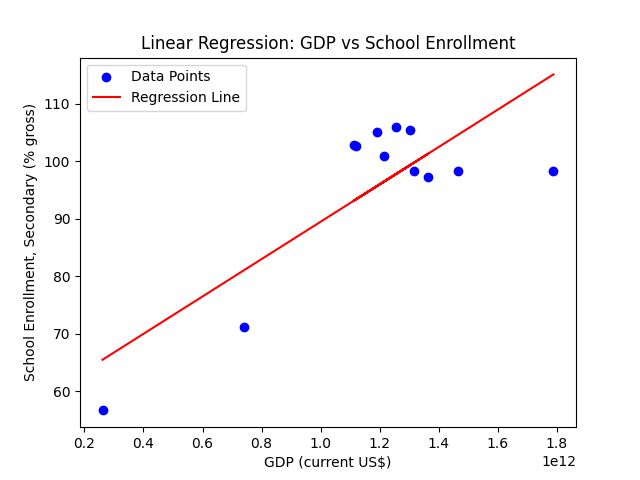

Recreate this plot in Python.
import pandas as pd
import matplotlib.pyplot as plt
from sklearn.linear_model import LinearRegression

# Sample data
data = {
    "Country Name": ["Mexico"] * 4,
    "Country Code": ["MEX"] * 4,
    "Series Name": [
        "Income share held by lowest 20%", "School enrollment, secondary (% gross)",
        "GDP (current US$)", "GDP growth (annual %)"
    ],
    "Series Code": ["SI.DST.FRST.20", "SE.SEC.ENRR", "NY.GDP.MKTP.CD", "NY.GDP.MKTP.KD.ZG"],
    "1990 [YR1990]": [3.4, 56.6920013427734, 261253675692.838, 5.25004329944582],
    "2000 [YR2000]": [3.4, 71.1195831298828, 742061329643.37, 5.02928399378261],
    "2014 [YR2014]": [4.7, 97.3196868896484, 1364507717614.13, 2.50376350288664],
    "2015 [YR2015]": [5, 100.982269287109, 1213294467716.88, 2.70232342550646],
    "2016 [YR2016]": [5, 102.871368408203, 1112233497452.7, 1.77249323845399],
    "2017 [YR2017]": [5.2, 105.11018371582, 1190721475906, 1.87172853327193],
    "2018 [YR2018]": [5.2, 105.964653015137, 1256300182879.73, 1.97208210249194],
    "2019 [YR2019]": [5.3, 105.515609741211, 1304106203694.81, -0.392690521579212],
    "2020 [YR2020]": [5.3, 102.58154296875, 1121064767261.88, -8.3540345574586],
    "2021 [YR2021]": [5.6, 98.3202514648438, 1316569466932.59, 6.04848344290505],
    "2022 [YR2022]": [5.6, 98.3576583862305, 1464312692331.58, 3.68911109348025],
    "2023 [YR2023]": [5.6, 98.3576583862305, 1789114434843.46, 3.19998116598492]
}

# Reshape the data into a tidy format
df = pd.DataFrame(data)
df = df.melt(id_vars=["Country Name", "Country Code", "Series Name", "Series Code"],
             var_name="Year", value_name="Value")

# Pivot the table to have Series Name as columns
df = df.pivot_table(index=["Country Name", "Country Code", "Year"],
                    columns="Series Name", values="Value", aggfunc="first").reset_index()

# Clean up column names
df.columns.name = None

# Drop rows with missing values
df = df.dropna()

# Define features (X) and target (y)
X = df[["GDP (current US$)"]]
y = df["School enrollment, secondary (% gross)"]

# Fit the linear regression model
model = LinearRegression()
model.fit(X, y)

# Get the coefficients and intercept
slope = model.coef_[0]
intercept = model.intercept_
print(f"Slope (Coefficient): {slope}")
print(f"Intercept: {intercept}")

# Calculate R-squared
r_squared = model.score(X, y)
print(f"R-squared: {r_squared}")

# Plot the data and regression line
plt.scatter(X, y, color="blue", label="Data Points")
plt.plot(X, model.predict(X), color="red", label="Regression Line")
plt.xlabel("GDP (current US$)")
plt.ylabel("School Enrollment, Secondary (% gross)")
plt.title("Linear Regression: GDP vs School Enrollment")
plt.legend()
plt.show()
